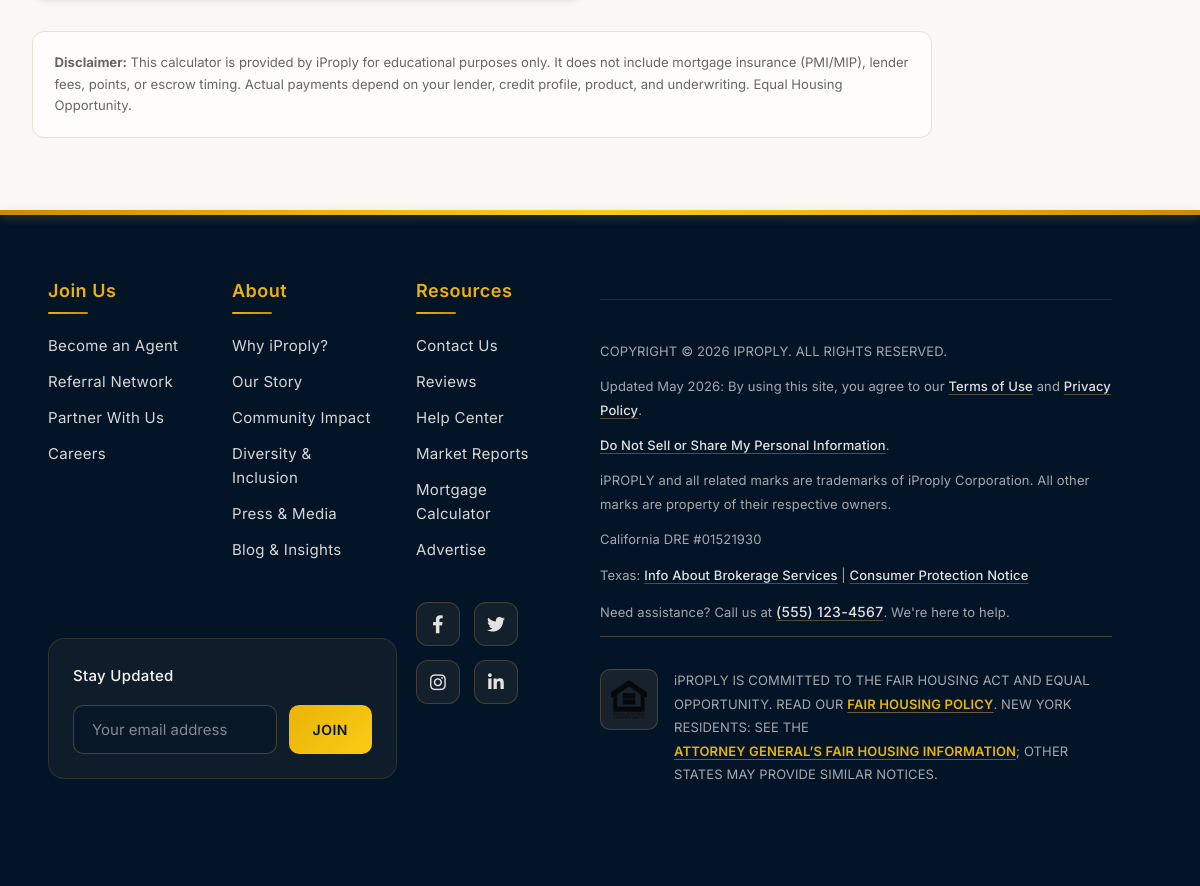
The page /mortgage-calculator.php (lower part) on the database as committed earlier.
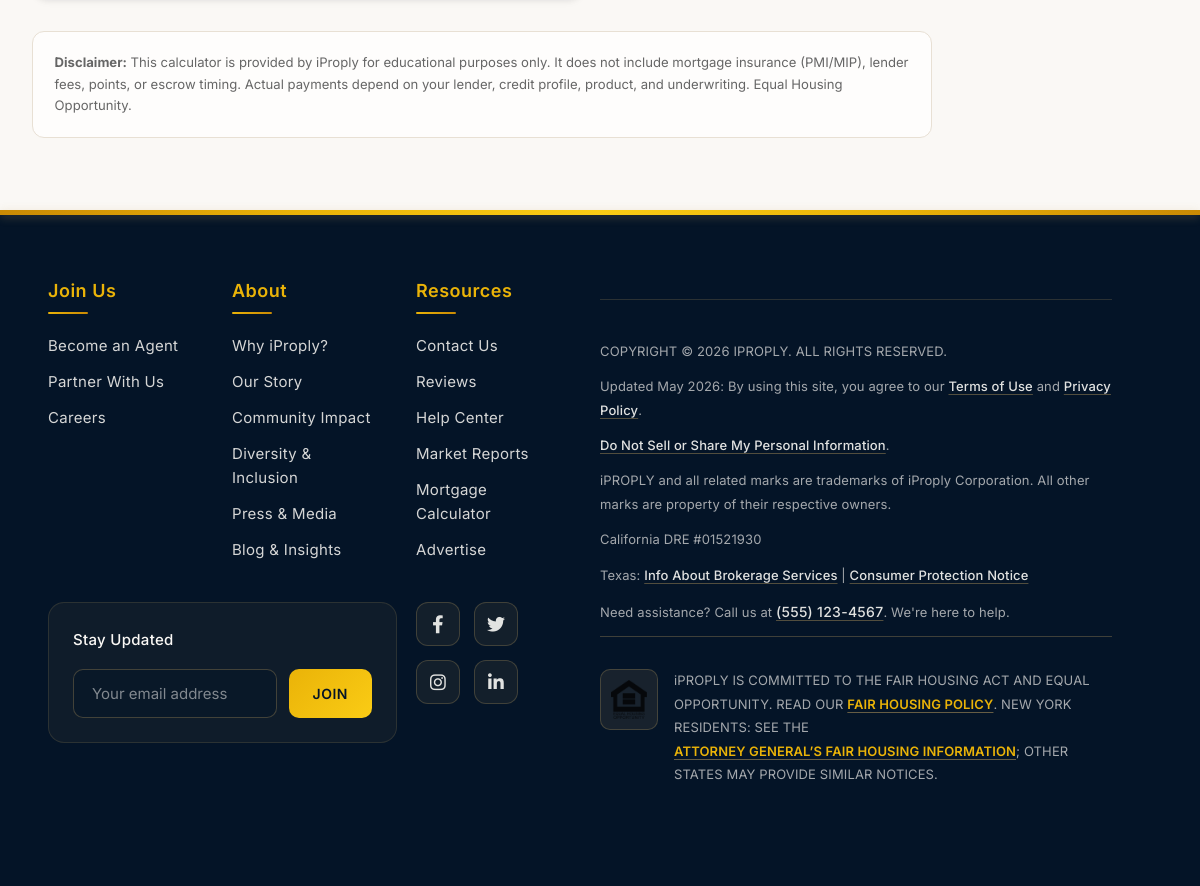
The same page on the database as committed later.
### tables this page shows
CREATE TABLE pages (
    id INT AUTO_INCREMENT PRIMARY KEY,
    title VARCHAR(255) NOT NULL,
    slug VARCHAR(255) NOT NULL UNIQUE,
    content LONGTEXT NOT NULL,
    status ENUM('draft', 'published') DEFAULT 'draft',
    published_at DATETIME NULL,
    meta_title VARCHAR(255) NULL,
    meta_description TEXT NULL,
    meta_keywords TEXT NULL,
    show_in_footer TINYINT(1) NOT NULL DEFAULT 0,
    footer_section VARCHAR(50) NULL,
    footer_order INT NOT NULL DEFAULT 0,
    created_by INT NULL,
    updated_by INT NULL,
    created_at TIMESTAMP DEFAULT CURRENT_TIMESTAMP,
    updated_at TIMESTAMP DEFAULT CURRENT_TIMESTAMP ON UPDATE CURRENT_TIMESTAMP,
    FOREIGN KEY (created_by) REFERENCES admins(id) ON DELETE SET NULL,
    FOREIGN KEY (updated_by) REFERENCES admins(id) ON DELETE SET NULL
);

### mortgage-calculator.php (the view, shortened to what the changed rows need)
<?php
require_once __DIR__ . '/config/config.php';
require_once __DIR__ . '/includes/Database.php';
include __DIR__ . '/partials/header.php';
?>
<?php include __DIR__ . '/partials/footer.php'; ?>

### includes/footer-routes.php (called while the page is built)
<?php
if (!function_exists('footer_resolve_url')) {
    function footer_resolve_url($slug) {
        $slug = strtolower(trim((string) $slug));
        static $canonical = [
            'become-agent'          => 'become-agent.php',
            'mortgage-calculator'   => 'mortgage-calculator.php',
            'referral-network'      => 'referral-network.php',
            'about'                 => 'about.php',
            'partners'              => 'partners.php',
            'careers'               => 'careers.php',
            'why-iproply'           => 'why-iproply.php',
            'our-story'             => 'our-story.php',
            'community-impact'      => 'community-impact.php',
            'inclusion'             => 'inclusion.php',
            'press'                 => 'press.php',
            'help-center'           => 'help-center.php',
            'market-reports'        => 'market-reports.php',
            'advertise'             => 'advertise.php',
            'terms-of-use'          => 'terms-of-use.php',
            'privacy-policy'        => 'privacy-policy.php',
            'do-not-sell'           => 'do-not-sell.php',
            'fair-housing'          => 'fair-housing.php',
            'fair-housing-policy'   => 'fair-housing-policy.php',
            'texas-ibs'             => 'texas-ibs.php',
        ];
        if (isset($canonical[$slug])) {
            return base_url($canonical[$slug]);
        }
        return base_url('page.php?slug=' . urlencode($slug));
    }
}

### config/config.php (called while the page is built, shortened)
<?php
spl_autoload_register(function ($class) {
    $file = BASE_PATH . '/includes/' . str_replace('\\', '/', $class) . '.php';
});
function base_url($path = '') {
    return rtrim(APP_URL, '/') . '/' . ltrim($path, '/');
}
function sanitize($input) {
    return htmlspecialchars(trim($input ?? ''), ENT_QUOTES, 'UTF-8');
}

### includes/Database.php (called while the page is built, shortened)
<?php
class Database {
    private static $instance = null;
    private $pdo;
    private $stmt;
    private function __construct() {
        $dsn = "mysql:host=" . DB_HOST . ";dbname=" . DB_NAME . ";charset=" . DB_CHARSET;
        $options = [
            PDO::ATTR_ERRMODE => PDO::ERRMODE_EXCEPTION,
            PDO::ATTR_DEFAULT_FETCH_MODE => PDO::FETCH_ASSOC,
            PDO::ATTR_EMULATE_PREPARES => false,
            PDO::MYSQL_ATTR_INIT_COMMAND => "SET NAMES " . DB_CHARSET . " COLLATE utf8mb4_unicode_ci"
        ];
        try {
            $this->pdo = new PDO($dsn, DB_USER, DB_PASS, $options);
        } catch (PDOException $e) {
            $this->error = $e->getMessage();
            error_log("Database Connection Error: " . $this->error);
            if (APP_ENV === 'development') {
                die("Database Connection Error: " . $this->error);
            } else {
                die("A database error occurred. Please try again later.");
            }
        }
    }
    public static function getInstance() {
        if (self::$instance === null) {
            self::$instance = new self();
        }
        return self::$instance;
    }
    public function query($sql, $params = []) {
        $this->stmt = $this->pdo->prepare($sql);
        try {
            $this->stmt->execute($params);
            return $this;
        } catch (PDOException $e) {
            error_log("Query Error: " . $e->getMessage() . " | SQL: " . $sql);
            throw $e;
        }
    }
    public function fetchAll() {
        return $this->stmt->fetchAll();
    }
    public function select($table, $columns = '*', $where = '', $params = [], $orderBy = '', $limit = '') {
        $sql = "SELECT {$columns} FROM {$table}";
        if ($where) {
            $sql .= " WHERE {$where}";
        }
        if ($orderBy) {
            $sql .= " ORDER BY {$orderBy}";
        }
        if ($limit) {
            $sql .= " LIMIT {$limit}";
        }
        return $this->query($sql, $params)->fetchAll();
    }
}

### includes/Page.php (called while the page is built, shortened)
<?php
class Page {
    private $db;
    public function __construct() {
        $this->db = Database::getInstance();
    }
    public function getFooterPages($section) {
        return $this->db->select(
            'pages',
            '*',
            'status = :status AND show_in_footer = 1 AND footer_section = :section',
            ['status' => 'published', 'section' => $section],
            'footer_order ASC, title ASC'
        );
    }
}

### mortgage-calculator.php (the view, shortened to what the changed rows need)
<?php
require_once __DIR__ . '/config/config.php';
require_once __DIR__ . '/includes/Database.php';
include __DIR__ . '/partials/header.php';
?>
<?php include __DIR__ . '/partials/footer.php'; ?>

### partials/footer.php (shortened to what the changed rows need)
<?php
$footerPages = [
    'join' => [],
    'about' => [],
    'resources' => [],
];
try {
    $pageModel = new Page();
    $footerPages['join'] = $pageModel->getFooterPages('join');
    $footerPages['about'] = $pageModel->getFooterPages('about');
    $footerPages['resources'] = $pageModel->getFooterPages('resources');
} catch (Exception $e) {
    $footerPages = [
        'join' => [],
        'about' => [],
        'resources' => [],
    ];
}
require_once __DIR__ . '/../includes/footer-routes.php';
?>
    <div class="SiteFooter main-content">
        <div class="footerContent fluid-gutter row">
            <div class="flex flex-column col-12 col-md-4 col-lg-3 col-xl-2 linkSection links">
                <?php if (!empty($footerPages['join'])): ?>
                    <?php foreach ($footerPages['join'] as $p): ?>
                        <div class="LinkItem">
                            <a href="<?php echo sanitize(footer_resolve_url($p['slug'])); ?>"><?php echo sanitize($p['title']); ?></a>
                        </div>
                    <?php endforeach; ?>
                <?php else: ?>
                    <div class="LinkItem"><a href="<?php echo sanitize(footer_resolve_url('become-agent')); ?>">Become an Agent</a></div>
                    <div class="LinkItem"><a href="<?php echo sanitize(footer_resolve_url('referral-network')); ?>">Referral Network</a></div>
                    <div class="LinkItem"><a href="<?php echo sanitize(footer_resolve_url('partners')); ?>">Partner With Us</a></div>
                    <div class="LinkItem"><a href="<?php echo sanitize(footer_resolve_url('careers')); ?>">Careers</a></div>
                <?php endif; ?>
            </div>
            <div class="flex flex-column col-12 col-md-2 col-lg-2 linkSection links">
                <?php if (!empty($footerPages['about'])): ?>
                    <?php foreach ($footerPages['about'] as $p): ?>
                        <div class="LinkItem">
                            <a href="<?php echo sanitize(footer_resolve_url($p['slug'])); ?>"><?php echo sanitize($p['title']); ?></a>
                        </div>
                    <?php endforeach; ?>
                <?php else: ?>
                    <div class="LinkItem"><a href="<?php echo sanitize(footer_resolve_url('why-iproply')); ?>">Why iProply?</a></div>
                    <div class="LinkItem"><a href="<?php echo sanitize(footer_resolve_url('our-story')); ?>">Our Story</a></div>
                    <div class="LinkItem"><a href="<?php echo sanitize(footer_resolve_url('community-impact')); ?>">Community Impact</a></div>
                    <div class="LinkItem"><a href="<?php echo sanitize(footer_resolve_url('inclusion')); ?>">Diversity & Inclusion</a></div>
                    <div class="LinkItem"><a href="<?php echo sanitize(footer_resolve_url('press')); ?>">Press & Media</a></div>
                <?php endif; ?>
            </div>
            <div class="flex flex-column col-12 col-md-2 col-lg-2 linkSection links">
                <?php if (!empty($footerPages['resources'])): ?>
                    <?php foreach ($footerPages['resources'] as $p): ?>
                        <div class="LinkItem">
                            <a href="<?php echo sanitize(footer_resolve_url($p['slug'])); ?>"><?php echo sanitize($p['title']); ?></a>
                        </div>
                    <?php endforeach; ?>
                <?php else: ?>
                    <div class="LinkItem"><a href="<?php echo sanitize(footer_resolve_url('help-center')); ?>">Help Center</a></div>
                    <div class="LinkItem"><a href="<?php echo sanitize(footer_resolve_url('market-reports')); ?>">Market Reports</a></div>
                    <div class="LinkItem"><a href="<?php echo sanitize(footer_resolve_url('mortgage-calculator')); ?>">Mortgage Calculator</a></div>
                    <div class="LinkItem"><a href="<?php echo sanitize(footer_resolve_url('advertise')); ?>">Advertise</a></div>
                <?php endif; ?>
            </div>
        </div>
    </div>
</body>
</html>

Rows that differ between the two databases and show on the page:
added pages: title "Become an Agent"
added pages: title "Partner With Us"
added pages: title "Careers"
added pages: title "Why iProply?"
added pages: title "Our Story"
added pages: title "Community Impact"
added pages: title "Diversity & Inclusion"
added pages: title "Press & Media"
added pages: title "Help Center"
added pages: title "Market Reports"
added pages: title "Mortgage Calculator"
added pages: title "Advertise"
Other text that changed with them:
text no longer shown: "Become an Agent Referral Network Partner With Us Careers Why iProply? Our Story Community Impact Diversity & Inclusion Press & Media Help Center Market Reports Mortgage Calculator Advertise"
